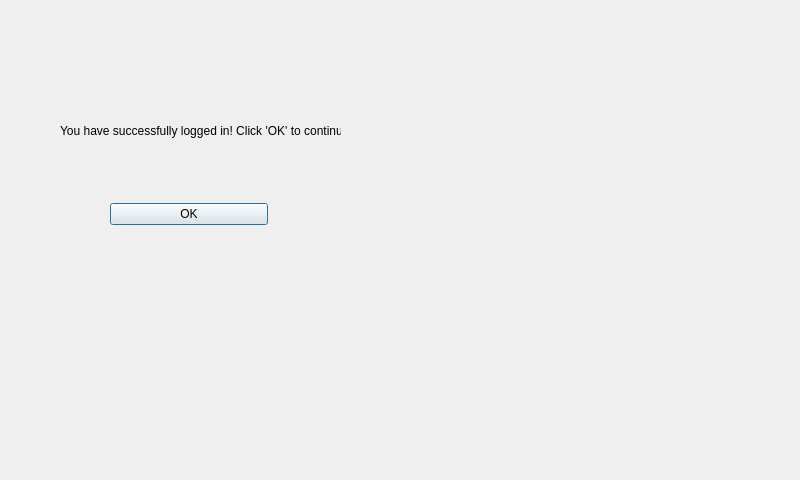
<?xml version="1.0" encoding="UTF-8"?>
<ui version="4.0">
 <class>loginsuccess</class>
 <widget class="QDialog" name="loginsuccess">
  <property name="geometry">
   <rect>
    <x>0</x>
    <y>0</y>
    <width>800</width>
    <height>480</height>
   </rect>
  </property>
  <property name="windowTitle">
   <string>Dialog</string>
  </property>
  <widget class="QLabel" name="label">
   <property name="geometry">
    <rect>
     <x>60</x>
     <y>110</y>
     <width>281</width>
     <height>41</height>
    </rect>
   </property>
   <property name="text">
    <string>You have successfully logged in! Click 'OK' to continue...</string>
   </property>
  </widget>
  <widget class="QWidget" name="layoutWidget">
   <property name="geometry">
    <rect>
     <x>110</x>
     <y>200</y>
     <width>158</width>
     <height>29</height>
    </rect>
   </property>
   <layout class="QHBoxLayout" name="horizontalLayout">
    <item>
     <widget class="QPushButton" name="loginsucButton">
      <property name="text">
       <string>OK</string>
      </property>
     </widget>
    </item>
   </layout>
  </widget>
 </widget>
 <resources/>
 <connections/>
</ui>
